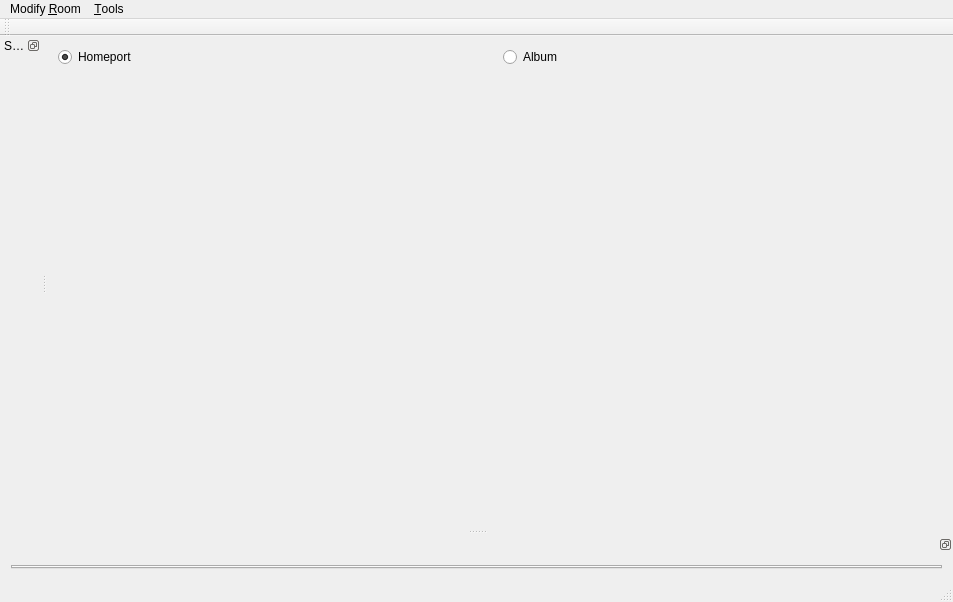
<?xml version="1.0" encoding="UTF-8"?>
<ui version="4.0">
 <class>QtGuiApplication1Class</class>
 <widget class="QMainWindow" name="QtGuiApplication1Class">
  <property name="geometry">
   <rect>
    <x>0</x>
    <y>0</y>
    <width>953</width>
    <height>602</height>
   </rect>
  </property>
  <property name="windowTitle">
   <string>QtGuiApplication1</string>
  </property>
  <widget class="QWidget" name="centralWidget">
   <layout class="QVBoxLayout" name="verticalLayout_2">
    <item>
     <layout class="QHBoxLayout" name="horizontalLayout_2">
      <item>
       <widget class="QRadioButton" name="rbHome">
        <property name="text">
         <string>Homeport</string>
        </property>
        <property name="checked">
         <bool>true</bool>
        </property>
       </widget>
      </item>
      <item>
       <widget class="QRadioButton" name="rbAlbum">
        <property name="text">
         <string>Album</string>
        </property>
       </widget>
      </item>
     </layout>
    </item>
    <item>
     <widget class="PreviewWidget" name="preview" native="true"/>
    </item>
   </layout>
  </widget>
  <widget class="QMenuBar" name="menuBar">
   <property name="geometry">
    <rect>
     <x>0</x>
     <y>0</y>
     <width>953</width>
     <height>23</height>
    </rect>
   </property>
   <widget class="QMenu" name="menu_Room">
    <property name="title">
     <string>Modify &amp;Room</string>
    </property>
    <addaction name="actionChange_Wall"/>
    <addaction name="actionChange_Floor"/>
    <addaction name="actionChange_Desk"/>
    <addaction name="actionChange_Window"/>
    <addaction name="actionChange_Object"/>
    <addaction name="actionChange_Chest"/>
   </widget>
   <widget class="QMenu" name="menuTools">
    <property name="title">
     <string>&amp;Tools</string>
    </property>
    <addaction name="actionExportSwf"/>
   </widget>
   <addaction name="menu_Room"/>
   <addaction name="menuTools"/>
  </widget>
  <widget class="QToolBar" name="mainToolBar">
   <attribute name="toolBarArea">
    <enum>TopToolBarArea</enum>
   </attribute>
   <attribute name="toolBarBreak">
    <bool>false</bool>
   </attribute>
  </widget>
  <widget class="QStatusBar" name="statusBar"/>
  <widget class="QDockWidget" name="shipDock">
   <property name="features">
    <set>QDockWidget::DockWidgetFloatable|QDockWidget::DockWidgetMovable</set>
   </property>
   <property name="windowTitle">
    <string>Ships</string>
   </property>
   <attribute name="dockWidgetArea">
    <number>1</number>
   </attribute>
   <widget class="QWidget" name="dockWidgetContents">
    <layout class="QVBoxLayout" name="verticalLayout">
     <property name="leftMargin">
      <number>0</number>
     </property>
     <property name="topMargin">
      <number>0</number>
     </property>
     <property name="rightMargin">
      <number>0</number>
     </property>
     <property name="bottomMargin">
      <number>0</number>
     </property>
     <item>
      <widget class="ShipDockWidget" name="shipDockWidget" native="true"/>
     </item>
    </layout>
   </widget>
  </widget>
  <widget class="QDockWidget" name="dockWidget_2">
   <property name="features">
    <set>QDockWidget::DockWidgetFloatable|QDockWidget::DockWidgetMovable</set>
   </property>
   <attribute name="dockWidgetArea">
    <number>8</number>
   </attribute>
   <widget class="QWidget" name="dockWidgetContents_2">
    <layout class="QHBoxLayout" name="horizontalLayout">
     <item>
      <widget class="QTabWidget" name="tabDetails"/>
     </item>
    </layout>
   </widget>
  </widget>
  <action name="actionChange_Wall">
   <property name="text">
    <string>Change W&amp;all</string>
   </property>
  </action>
  <action name="actionChange_Floor">
   <property name="text">
    <string>Change &amp;Floor</string>
   </property>
  </action>
  <action name="actionChange_Desk">
   <property name="text">
    <string>Change &amp;Desk</string>
   </property>
  </action>
  <action name="actionChange_Window">
   <property name="text">
    <string>Change &amp;Window</string>
   </property>
  </action>
  <action name="actionChange_Object">
   <property name="text">
    <string>Change &amp;Object</string>
   </property>
  </action>
  <action name="actionChange_Chest">
   <property name="text">
    <string>Change &amp;Chest</string>
   </property>
  </action>
  <action name="actionExportSwf">
   <property name="text">
    <string>&amp;Export Image From Swf </string>
   </property>
  </action>
 </widget>
 <layoutdefault spacing="6" margin="11"/>
 <customwidgets>
  <customwidget>
   <class>PreviewWidget</class>
   <extends>QWidget</extends>
   <header>PreviewWidget.h</header>
   <container>1</container>
  </customwidget>
  <customwidget>
   <class>ShipDockWidget</class>
   <extends>QWidget</extends>
   <header>ShipDockWidget.h</header>
   <container>1</container>
  </customwidget>
 </customwidgets>
 <resources>
  <include location="KanColl.qrc"/>
 </resources>
 <connections/>
</ui>
